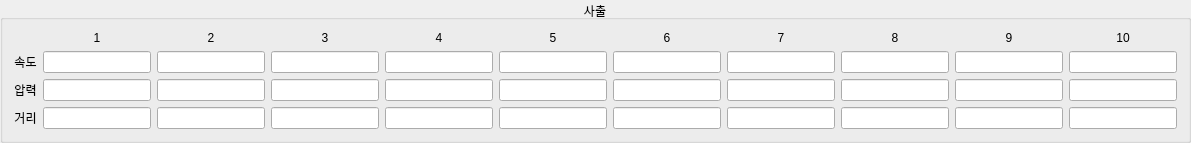
         <widget class="QGroupBox" name="groupBox">
          <property name="title">
           <string>사출</string>
          </property>
          <property name="alignment">
           <set>Qt::AlignCenter</set>
          </property>
          <property name="flat">
           <bool>true</bool>
          </property>
          <layout class="QGridLayout" name="gridLayout_7">
           <item row="0" column="0">
            <layout class="QGridLayout" name="gridLayout_6">
             <item row="3" column="0">
              <widget class="QLabel" name="label_17">
               <property name="text">
                <string>거리</string>
               </property>
               <property name="alignment">
                <set>Qt::AlignCenter</set>
               </property>
              </widget>
             </item>
             <item row="0" column="1">
              <widget class="QLabel" name="label_5">
               <property name="text">
                <string>1</string>
               </property>
               <property name="alignment">
                <set>Qt::AlignCenter</set>
               </property>
              </widget>
             </item>
             <item row="0" column="2">
              <widget class="QLabel" name="label_6">
               <property name="text">
                <string>2</string>
               </property>
               <property name="alignment">
                <set>Qt::AlignCenter</set>
               </property>
              </widget>
             </item>
             <item row="0" column="3">
              <widget class="QLabel" name="label_7">
               <property name="text">
                <string>3</string>
               </property>
               <property name="alignment">
                <set>Qt::AlignCenter</set>
               </property>
              </widget>
             </item>
             <item row="0" column="4">
              <widget class="QLabel" name="label_8">
               <property name="text">
                <string>4</string>
               </property>
               <property name="alignment">
                <set>Qt::AlignCenter</set>
               </property>
              </widget>
             </item>
             <item row="0" column="5">
              <widget class="QLabel" name="label_9">
               <property name="text">
                <string>5</string>
               </property>
               <property name="alignment">
                <set>Qt::AlignCenter</set>
               </property>
              </widget>
             </item>
             <item row="0" column="6">
              <widget class="QLabel" name="label_10">
               <property name="text">
                <string>6</string>
               </property>
               <property name="alignment">
                <set>Qt::AlignCenter</set>
               </property>
              </widget>
             </item>
             <item row="0" column="7">
              <widget class="QLabel" name="label_11">
               <property name="text">
                <string>7</string>
               </property>
               <property name="alignment">
                <set>Qt::AlignCenter</set>
               </property>
              </widget>
             </item>
             <item row="0" column="8">
              <widget class="QLabel" name="label_12">
               <property name="text">
                <string>8</string>
               </property>
               <property name="alignment">
                <set>Qt::AlignCenter</set>
               </property>
              </widget>
             </item>
             <item row="0" column="9">
              <widget class="QLabel" name="label_13">
               <property name="text">
                <string>9</string>
               </property>
               <property name="alignment">
                <set>Qt::AlignCenter</set>
               </property>
              </widget>
             </item>
             <item row="0" column="10">
              <widget class="QLabel" name="label_14">
               <property name="text">
                <string>10</string>
               </property>
               <property name="alignment">
                <set>Qt::AlignCenter</set>
               </property>
              </widget>
             </item>
             <item row="1" column="0">
              <widget class="QLabel" name="label_15">
               <property name="text">
                <string>속도</string>
               </property>
               <property name="alignment">
                <set>Qt::AlignCenter</set>
               </property>
              </widget>
             </item>
             <item row="2" column="0">
              <widget class="QLabel" name="label_16">
               <property name="text">
                <string>압력</string>
               </property>
               <property name="alignment">
                <set>Qt::AlignCenter</set>
               </property>
              </widget>
             </item>
             <item row="1" column="1">
              <widget class="QLineEdit" name="Li_injspd1">
               <property name="alignment">
                <set>Qt::AlignCenter</set>
               </property>
              </widget>
             </item>
             <item row="1" column="2">
              <widget class="QLineEdit" name="Li_injspd2">
               <property name="alignment">
                <set>Qt::AlignCenter</set>
               </property>
              </widget>
             </item>
             <item row="1" column="3">
              <widget class="QLineEdit" name="Li_injspd3">
               <property name="alignment">
                <set>Qt::AlignCenter</set>
               </property>
              </widget>
             </item>
             <item row="1" column="4">
              <widget class="QLineEdit" name="Li_injspd4">
               <property name="alignment">
                <set>Qt::AlignCenter</set>
               </property>
              </widget>
             </item>
             <item row="1" column="5">
              <widget class="QLineEdit" name="Li_injspd5">
               <property name="alignment">
                <set>Qt::AlignCenter</set>
               </property>
              </widget>
             </item>
             <item row="1" column="6">
              <widget class="QLineEdit" name="Li_injspd6">
               <property name="alignment">
                <set>Qt::AlignCenter</set>
               </property>
              </widget>
             </item>
             <item row="1" column="7">
              <widget class="QLineEdit" name="Li_injspd7">
               <property name="alignment">
                <set>Qt::AlignCenter</set>
               </property>
              </widget>
             </item>
             <item row="1" column="9">
              <widget class="QLineEdit" name="Li_injspd9">
               <property name="alignment">
                <set>Qt::AlignCenter</set>
               </property>
              </widget>
             </item>
             <item row="1" column="8">
              <widget class="QLineEdit" name="Li_injspd8">
               <property name="alignment">
                <set>Qt::AlignCenter</set>
               </property>
              </widget>
             </item>
             <item row="1" column="10">
              <widget class="QLineEdit" name="Li_injspd10">
               <property name="alignment">
                <set>Qt::AlignCenter</set>
               </property>
              </widget>
             </item>
             <item row="2" column="1">
              <widget class="QLineEdit" name="Li_Injprs1">
               <property name="alignment">
                <set>Qt::AlignCenter</set>
               </property>
              </widget>
             </item>
             <item row="2" column="2">
              <widget class="QLineEdit" name="Li_Injprs2">
               <property name="alignment">
                <set>Qt::AlignCenter</set>
               </property>
              </widget>
             </item>
             <item row="2" column="3">
              <widget class="QLineEdit" name="Li_Injprs3">
               <property name="alignment">
                <set>Qt::AlignCenter</set>
               </property>
              </widget>
             </item>
             <item row="2" column="4">
              <widget class="QLineEdit" name="Li_Injprs4">
               <property name="alignment">
                <set>Qt::AlignCenter</set>
               </property>
              </widget>
             </item>
             <item row="2" column="5">
              <widget class="QLineEdit" name="Li_Injprs5">
               <property name="alignment">
                <set>Qt::AlignCenter</set>
               </property>
              </widget>
             </item>
             <item row="2" column="6">
              <widget class="QLineEdit" name="Li_Injprs6">
               <property name="alignment">
                <set>Qt::AlignCenter</set>
               </property>
              </widget>
             </item>
             <item row="2" column="7">
              <widget class="QLineEdit" name="Li_Injprs7">
               <property name="alignment">
                <set>Qt::AlignCenter</set>
               </property>
              </widget>
             </item>
             <item row="2" column="8">
              <widget class="QLineEdit" name="Li_Injprs8">
               <property name="alignment">
                <set>Qt::AlignCenter</set>
               </property>
              </widget>
             </item>
             <item row="2" column="9">
              <widget class="QLineEdit" name="Li_Injprs9">
               <property name="alignment">
                <set>Qt::AlignCenter</set>
               </property>
              </widget>
             </item>
             <item row="2" column="10">
              <widget class="QLineEdit" name="Li_Injprs10">
               <property name="alignment">
                <set>Qt::AlignCenter</set>
               </property>
              </widget>
             </item>
             <item row="3" column="1">
              <widget class="QLineEdit" name="Li_Injpos1">
               <property name="alignment">
                <set>Qt::AlignCenter</set>
               </property>
              </widget>
             </item>
             <item row="3" column="2">
              <widget class="QLineEdit" name="Li_Injpos2">
               <property name="alignment">
                <set>Qt::AlignCenter</set>
               </property>
              </widget>
             </item>
             <item row="3" column="3">
              <widget class="QLineEdit" name="Li_Injpos3">
               <property name="alignment">
                <set>Qt::AlignCenter</set>
               </property>
              </widget>
             </item>
             <item row="3" column="4">
              <widget class="QLineEdit" name="Li_Injpos4">
               <property name="alignment">
                <set>Qt::AlignCenter</set>
               </property>
              </widget>
             </item>
             <item row="3" column="5">
              <widget class="QLineEdit" name="Li_Injpos5">
               <property name="alignment">
                <set>Qt::AlignCenter</set>
               </property>
              </widget>
             </item>
             <item row="3" column="6">
              <widget class="QLineEdit" name="Li_Injpos6">
               <property name="alignment">
                <set>Qt::AlignCenter</set>
               </property>
              </widget>
             </item>
             <item row="3" column="7">
              <widget class="QLineEdit" name="Li_Injpos7">
               <property name="alignment">
                <set>Qt::AlignCenter</set>
               </property>
              </widget>
             </item>
             <item row="3" column="8">
              <widget class="QLineEdit" name="Li_Injpos8">
               <property name="alignment">
                <set>Qt::AlignCenter</set>
               </property>
              </widget>
             </item>
             <item row="3" column="9">
              <widget class="QLineEdit" name="Li_Injpos9">
               <property name="alignment">
                <set>Qt::AlignCenter</set>
               </property>
              </widget>
             </item>
             <item row="3" column="10">
              <widget class="QLineEdit" name="Li_Injpos10">
               <property name="alignment">
                <set>Qt::AlignCenter</set>
               </property>
              </widget>
             </item>
            </layout>
           </item>
          </layout>
         </widget>
